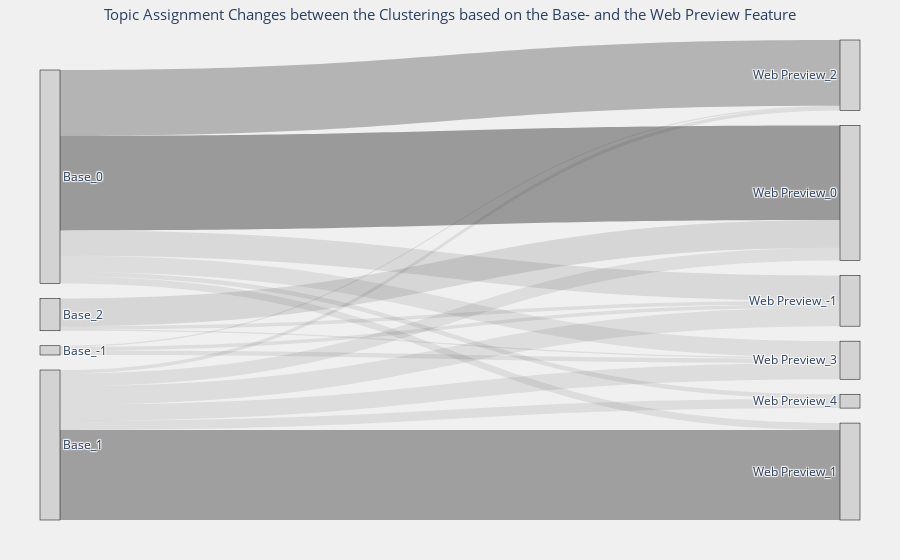

Notebook code for this chart:
### Code cell
fig = plot_topic_changes("Base", "Web Preview", base_topics, webpreview_topics)
path = os.path.join(os.getcwd(), "../results/webpreview_embeddings/base_web_preview_topic_changes.png")
fig.write_image(path, width=1600, height=600, scale=2)
fig.show()

### Figure 1 — Plotly figure (JSON) as saved in the notebook; plotly's stock layout.template omitted (floating-point values rounded to 4 significant figures)
{"data": [{"link": {"color": ["rgba(50, 50, 50, 0.1)", "rgba(50, 50, 50, 0.1)", "rgba(50, 50, 50, 0.1)", "rgba(50, 50, 50, 0.12087912087912088)", "rgba(50, 50, 50, 0.45054945054945056)", "rgba(50, 50, 50, 0.1)", "rgba(50, 50, 50, 0.3131868131868132)", "rgba(50, 50, 50, 0.1)", "rgba(50, 50, 50, 0.1)", "rgba(50, 50, 50, 0.1)", "rgba(50, 50, 50, 0.1)", "rgba(50, 50, 50, 0.42857142857142855)", "rgba(50, 50, 50, 0.1)", "rgba(50, 50, 50, 0.1)", "rgba(50, 50, 50, 0.1)", "rgba(50, 50, 50, 0.1)", "rgba(50, 50, 50, 0.13186813186813187)", "rgba(50, 50, 50, 0.1)"], "source": [0, 0, 0, 1, 1, 1, 1, 1, 1, 2, 2, 2, 2, 2, 2, 3, 3, 3], "target": [4, 7, 8, 4, 5, 6, 7, 8, 9, 4, 5, 6, 7, 8, 9, 4, 5, 8], "value": [3, 1, 4, 22, 82, 6, 57, 14, 4, 16, 11, 78, 3, 14, 8, 3, 24, 1]}, "node": {"color": "lightgrey", "label": ["Base_-1", "Base_0", "Base_1", "Base_2", "Web Preview_-1", "Web Preview_0", "Web Preview_1", "Web Preview_2", "Web Preview_3", "Web Preview_4"], "line": {"color": "black", "width": 0.5}, "pad": 15, "thickness": 20}, "type": "sankey"}], "layout": {"font": {"size": 12}, "margin": {"b": 40, "l": 40, "r": 40, "t": 40}, "paper_bgcolor": "rgba(240, 240, 240, 1)", "plot_bgcolor": "rgba(255, 255, 255, 1)", "title": {"font": {"size": 15}, "text": "Topic Assignment Changes between the Clusterings based on the Base- and the Web Preview Feature", "x": 0.5}}}
